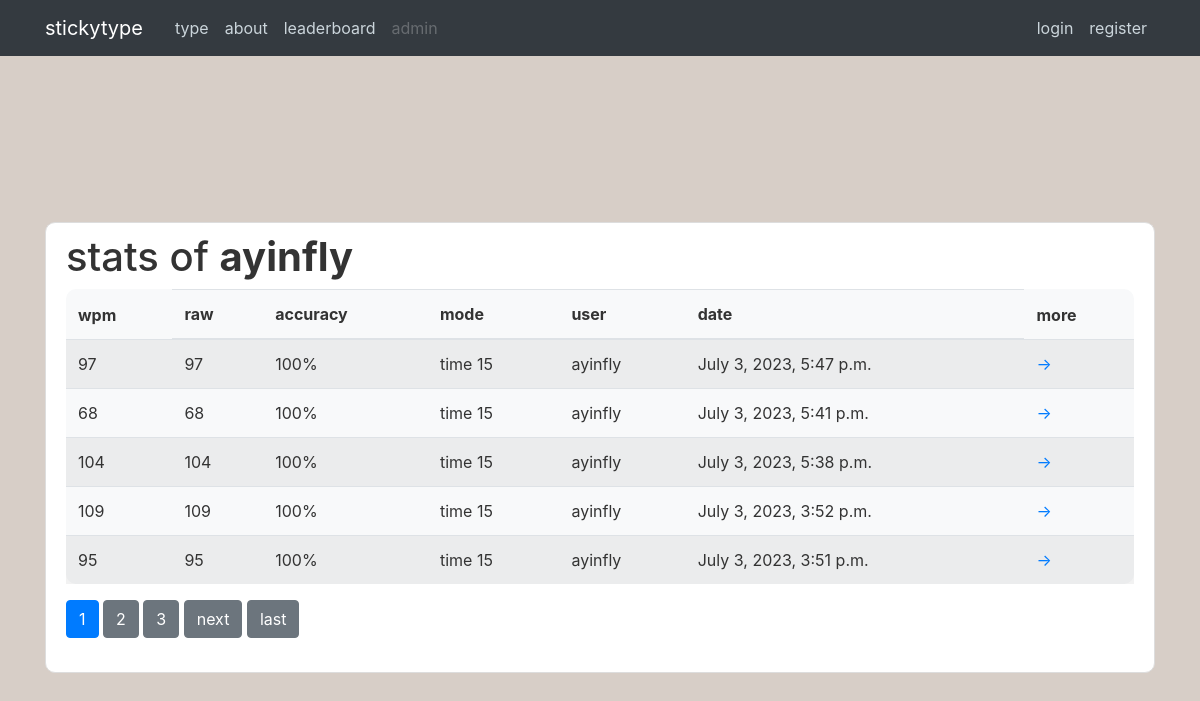
Before: /stats/ayinfly with the older database file.
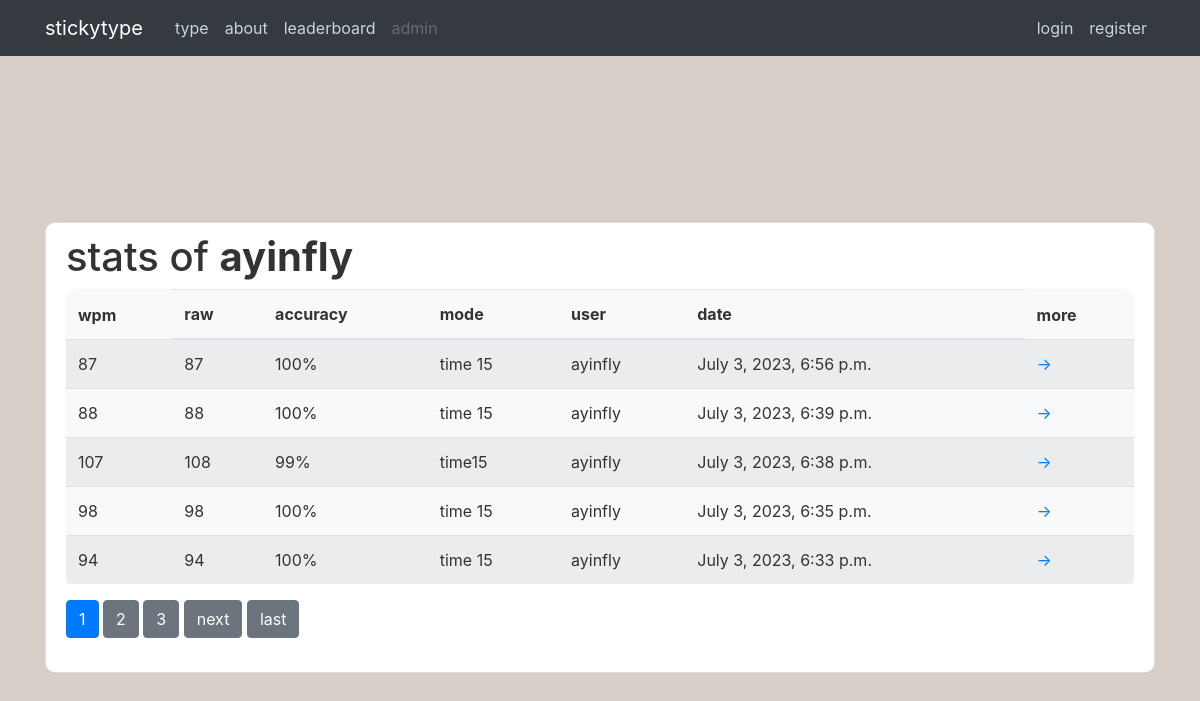
After: the same page with the newer database file.
### type/models.py (models this page shows, shortened)
class Stat(models.Model):
    author = models.ForeignKey(User, on_delete=models.CASCADE)
    wpm_total = models.PositiveSmallIntegerField(default=0)
    wpm_raw = models.PositiveSmallIntegerField(default=0)
    time = models.DateTimeField(auto_now_add=True)
    accuracy = models.PositiveSmallIntegerField(default=0)
    mode = models.CharField(max_length=20, default='')

### type/views.py (the view)
# urls.py: path("stats/<str:username>", StatListView.as_view(), name='type-stats'),
class StatListView(ListView):
    model = Stat
    template_name = 'type/stats.html'
    context_object_name = 'stats'
    ordering = ['-time']
    paginate_by = 5
    def get_queryset(self):
        user = get_object_or_404(User, username=self.kwargs.get('username'))
        return Stat.objects.filter(author=user).order_by('-time')

### type/templates/type/stats.html (shortened to what this page needs)
{% extends "type/base.html" %}
{% block content%}
    <div class="content-section">
        <h1>stats of <b>{{ view.kwargs.username }}</b></h1>
        <table class="table table-hover table-striped bg-light round">
            <thead>
                <tr>
                    <th scope="col" style="border: none;">wpm</th>
                    <th scope="col">raw</th>
                    <th scope="col">accuracy</th>
                    <th scope="col">mode</th>
                    <th scope="col">user</th>
                    <th scope="col">date</th>
                    <th scope="col" style="border: none;">more</th>
                </tr>
            </thead>
            <tbody>
                {% for stat in stats %}
                    <tr>
                        <td>{{ stat.wpm_total }}</td>
                        <td>{{ stat.wpm_raw }}</td>
                        <td>{{ stat.accuracy }}%</td>
                        <td>{{ stat.mode }}</td>
                        <td>{{ stat.author.username }}</td>
                        <td>{{ stat.time }}</td>
                        <td><a href="{% url 'stat-detail' stat.id %}" class="stretched-link">→</a></td>
                    </tr>
                {% endfor %}
            </tbody>
        </table>
        {% if is_paginated %}
            {% for num in page_obj.paginator.page_range %}
                {% if page_obj.number == num %}
                    <a class="btn btn-primary mb-4" href="?page={{ num }}">{{ num }}</a>
                {% elif num > page_obj.number|add:'-3'  and num < page_obj.number|add:'3' %}
                    <a class="btn btn-secondary mb-4" href="?page={{ num }}">{{ num }}</a>
                {% endif %}
            {% endfor %}
            {% if page_obj.has_next %}
                <a class="btn btn-secondary mb-4" href="?page={{ page_obj.next_page_number}}">next</a>
                <a class="btn btn-secondary mb-4" href="?page={{ page_obj.paginator.num_pages }}">last</a>
            {% endif %}
        {% endif %}
    </div>
{% endblock content%}

Changed rows visible on the page:
no longer on this page (row unchanged): Stat: wpm_total "97", wpm_raw "97", accuracy "100", mode "time 15", author.username "ayinfly", time "July 3, 2023, 5:47 p.m."
no longer on this page (row unchanged): Stat: wpm_total "68", wpm_raw "68", accuracy "100", mode "time 15", author.username "ayinfly", time "July 3, 2023, 5:41 p.m."
no longer on this page (row unchanged): Stat: wpm_total "104", wpm_raw "104", accuracy "100", mode "time 15", author.username "ayinfly", time "July 3, 2023, 5:38 p.m."
no longer on this page (row unchanged): Stat: wpm_total "109", wpm_raw "109", accuracy "100", mode "time 15", author.username "ayinfly", time "July 3, 2023, 3:52 p.m."
no longer on this page (row unchanged): Stat: wpm_total "95", wpm_raw "95", accuracy "100", mode "time 15", author.username "ayinfly", time "July 3, 2023, 3:51 p.m."
added Stat: wpm_total "87", wpm_raw "87", accuracy "100", mode "time 15", author.username "ayinfly", time "July 3, 2023, 6:56 p.m."
added Stat: wpm_total "88", wpm_raw "88", accuracy "100", mode "time 15", author.username "ayinfly", time "July 3, 2023, 6:39 p.m."
added Stat: wpm_total "107", wpm_raw "108", accuracy "99", mode "time15", author.username "ayinfly", time "July 3, 2023, 6:38 p.m."
added Stat: wpm_total "98", wpm_raw "98", accuracy "100", mode "time 15", author.username "ayinfly", time "July 3, 2023, 6:35 p.m."
added Stat: wpm_total "94", wpm_raw "94", accuracy "100", mode "time 15", author.username "ayinfly", time "July 3, 2023, 6:33 p.m."
